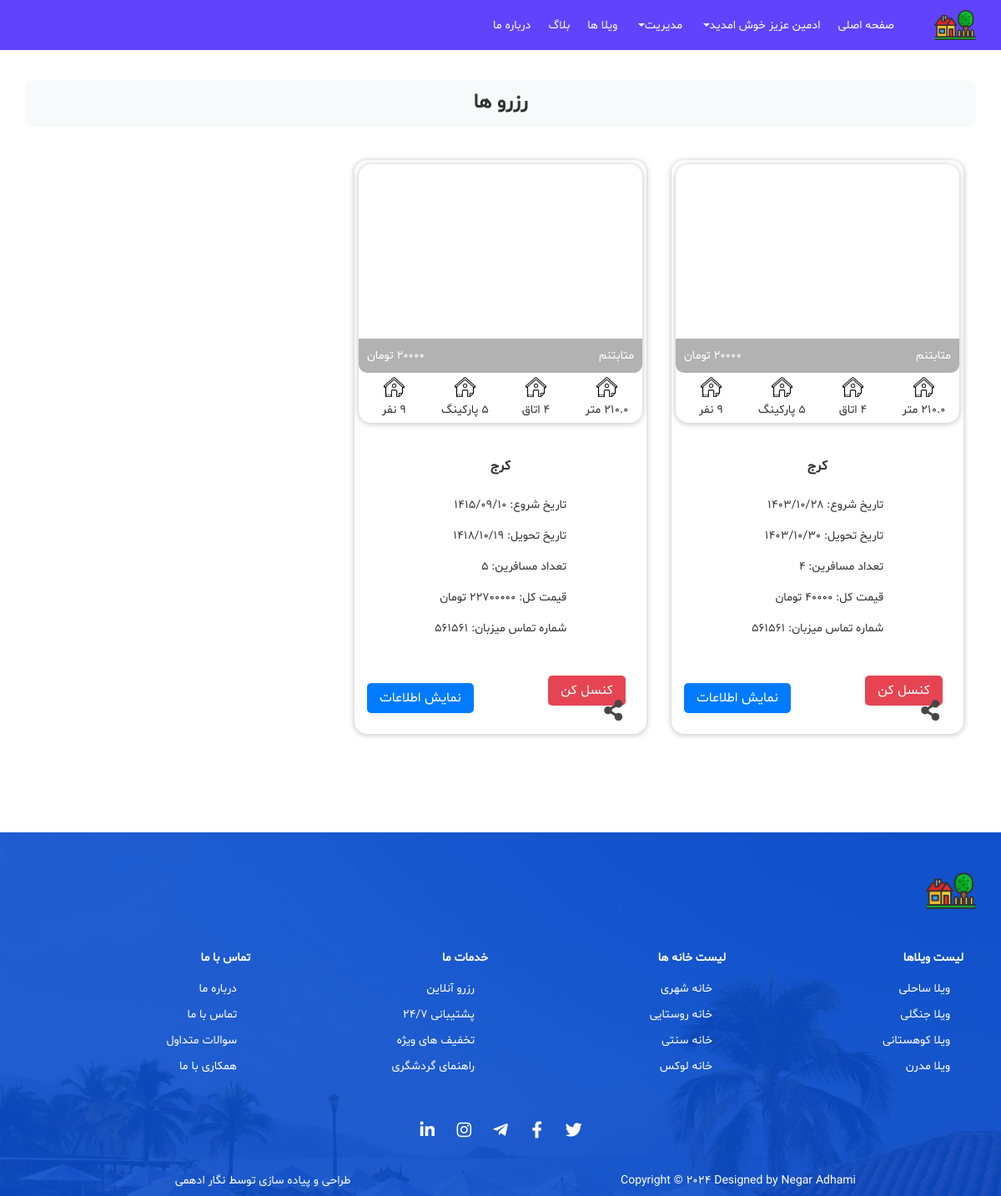
Before: /user/orders/ (signed in) with the older database file.
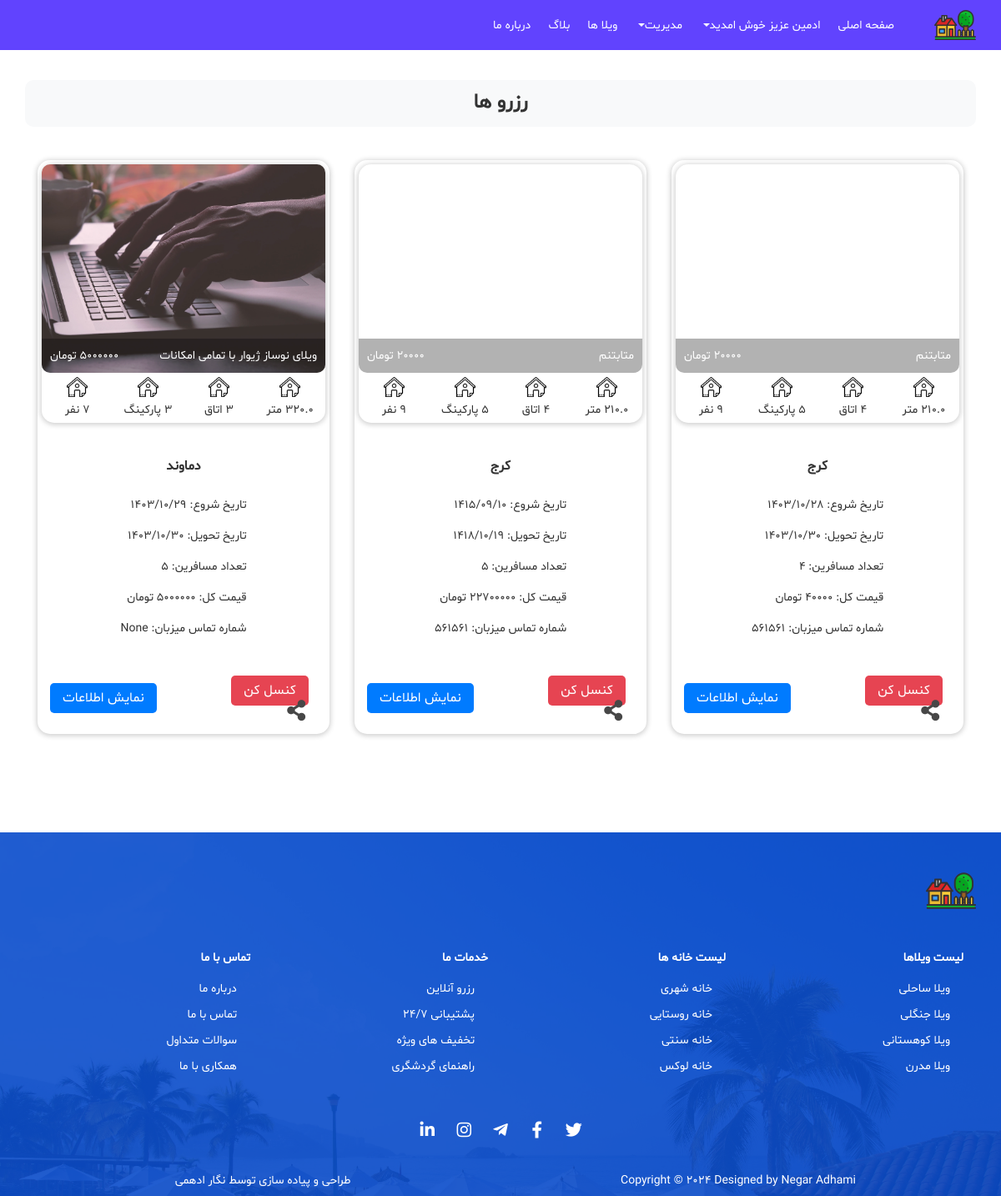
After: the same page with the newer database file.
### reservations/models.py (models this page shows)
class Order(models.Model):
    house = models.ForeignKey(House, on_delete=models.CASCADE)
    user = models.ForeignKey(User, on_delete=models.CASCADE)
    arrive_date = models.DateField()
    exit_date = models.DateField()
    count_of_passengers = models.IntegerField()
    total_price = models.DecimalField(max_digits=10, decimal_places=0)

### house/models.py (models this page shows, shortened)
class House(models.Model):
    name = models.CharField(max_length=100)
    image = models.ImageField(upload_to='house_images/')
    image2 = models.ImageField(upload_to='house_images/', null=True, blank=True)
    image3 = models.ImageField(upload_to='house_images/', null=True, blank=True)
    image4 = models.ImageField(upload_to='house_images/', null=True, blank=True)
    image5 = models.ImageField(upload_to='house_images/', null=True, blank=True)
    city = models.CharField(max_length=100)
    number_of_rooms = models.IntegerField()
    area = models.FloatField()
    number_of_parkings = models.IntegerField()
    capacity = models.IntegerField()
    price_per_day = models.IntegerField()
    pool = models.BooleanField(default=False)
    oven = models.BooleanField(default=False)
    user = models.ForeignKey(User, on_delete=models.CASCADE)
    is_active = models.BooleanField(default=True)

### users/models.py (models this page shows)
class User(AbstractUser):
    ROLES = ((1, 'Admin'), (2, 'Host'), (3, 'Passenger'))
    role = models.IntegerField(choices=ROLES, default=3)
    phonenumber = models.CharField(max_length=15, blank=True, null=True)
    address = models.TextField(blank=True, null=True)
    role_change_requested = models.BooleanField(default=False)
    is_active = models.BooleanField(default=True)
    objects = UserManager()

### reservations/views.py (the view)
# urls.py: path('user/orders/', views.user_orders, name='user_orders'),
@login_required
def user_orders(request):
    orders = Order.objects.filter(user=request.user)
    return render(request, 'reservations/user_orders.html', {'orders': orders})

### templates/reservations/user_orders.html (shortened to what the changed rows need)
{% extends 'base.html' %}
{% load static %}
{% block content %}
    <section class="container my-5 py-md-5">
        <div class="row">
            {% if orders %}
                {% for order in orders %}
                    <div class="col-md-6 col-lg-4">
                        <div class="hotelDetailCard">
                            <div class="boxHeader">
                                <a href="{% url 'house_detail' order.house.id %}">
                                    <div class="img" style="background-image: url({{ order.house.image.url }})">
                                        <div class="text">
                                            <p class="m-0">{{ order.house.name }}</p>
                                            <p class="m-0">{{ order.house.price_per_day }} تومان</p>
                                        </div>
                                    </div>
                                </a>
                                <div class="detail row">
                                    <div class="col-3 px-1">
                                        <img src="{% static 'images/icon/home.png' %}" alt="هتل">
                                        <p class="m-0">{{ order.house.area }} متر</p>
                                    </div>
                                    <div class="col-3 px-1">
                                        <img src="{% static 'images/icon/home.png' %}" alt="هتل">
                                        <p class="m-0">{{ order.house.number_of_rooms }} اتاق</p>
                                    </div>
                                    <div class="col-3 px-1">
                                        <img src="{% static 'images/icon/home.png' %}" alt="هتل">
                                        <p class="m-0">{{ order.house.number_of_parkings }} پارکینگ</p>
                                    </div>
                                    <div class="col-3 px-1">
                                        <img src="{% static 'images/icon/home.png' %}" alt="هتل">
                                        <p class="m-0">{{ order.house.capacity }} نفر</p>
                                    </div>
                                </div>
                            </div>
                            <div class="boxContent">
                                <a href="{% url 'house_detail' order.house.id %}" class="font-weight-bold h6 my-4 text-center d-block" title="{{ order.house.city }}">
                                    {{ order.house.city }}
                                </a>
                                <div class="mb-2 d-flex align-items-center justify-content-center">
                                    <div>
                                        <p>تاریخ شروع: {{ order.arrive_date|date:"Y/m/d" }}</p>
                                        <p>تاریخ تحویل: {{ order.exit_date|date:"Y/m/d" }}</p>
                                        <p>تعداد مسافرین: {{ order.count_of_passengers }}</p>
                                        <p>قیمت کل: {{ order.total_price }} تومان</p>
                                        <p>شماره تماس میزبان: {{ order.house.user.phonenumber }}</p>
                                    </div>
                                </div>
                            </div>
                            <div class="boxFooter">
                                <div class="d-flex align-items-center">
                                    <div>
                                        <form method="post" action="{% url 'cancel_order' order.pk %}">
                                            <button class="red-btn rounded-border" type="submit">کنسل کن</button>
                                        </form>
                                        <div class="dropup share-btn px-2">
                                            <button type="button" class="dropdown-toggle" data-toggle="dropdown" aria-haspopup="true" aria-expanded="false">
                                                <i class="fas fa-share-alt"></i>
                                            </button>
                                        </div>
                                    </div>
                                </div>
                                <div>
                                    <a href="{% url 'house_detail' order.house.id %}" class="blue-btn" title="نمایش اطلاعات">نمایش اطلاعات</a>
                                </div>
                            </div>
                        </div>
                    </div>
                {% endfor %}
            {% else %}
                <p>شما هیچ سفارشی ندارید</p>
            {% endif %}
        </div>
    </section>
{% endblock %}

Changed rows visible on the page:
added Order: house.image (picture), house.name "ویلای نوساز ژیوار با تمامی امکانات", house.price_per_day "5000000", house.city "دماوند", arrive_date "1403/10/29", exit_date "1403/10/30", count_of_passengers "5", total_price "5000000", house.user.phonenumber "None"
